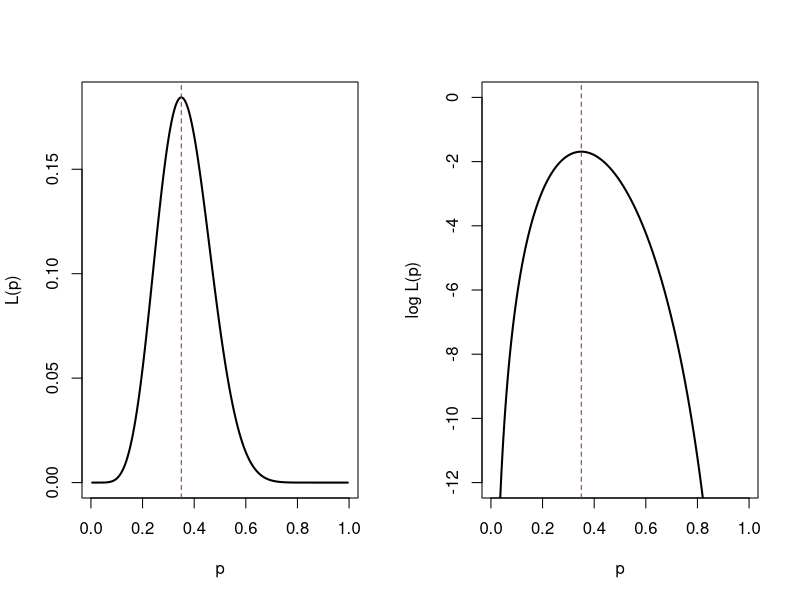
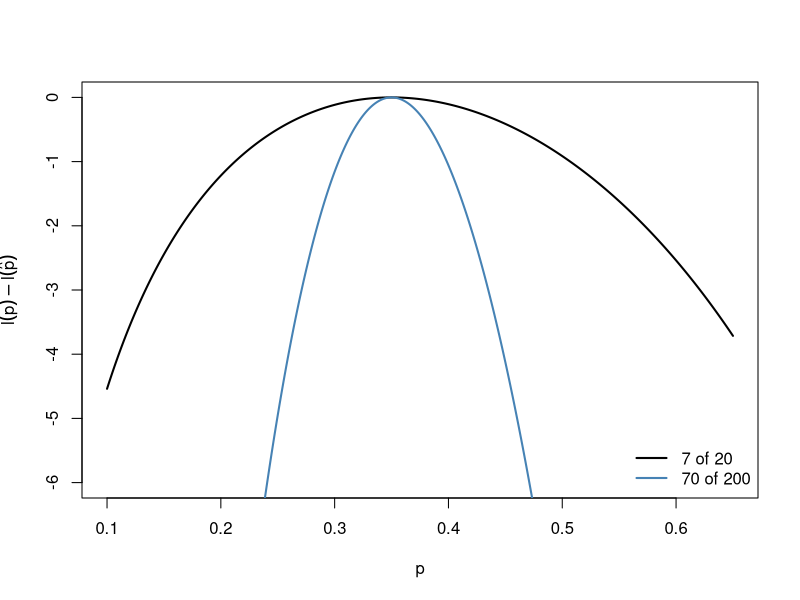
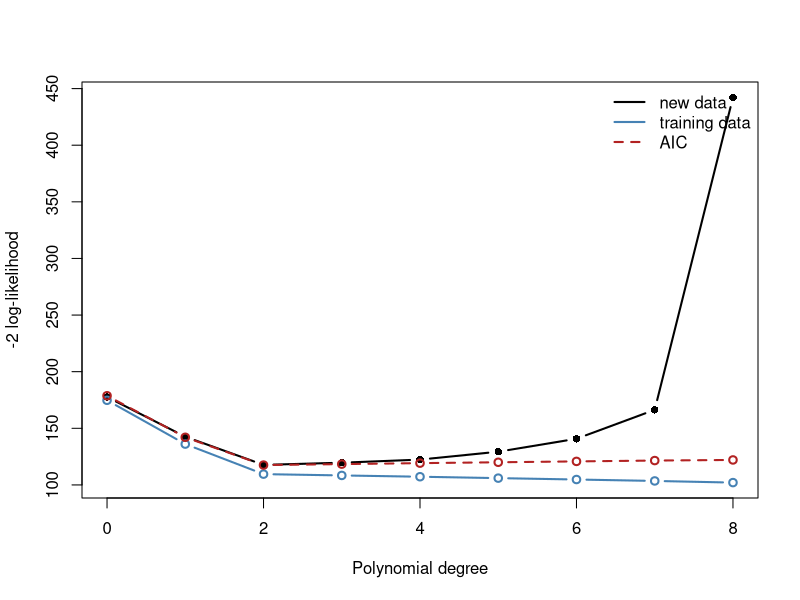

These charts were generated, in order, by the following R code:
## ---- chunk 1
#| fig-height: 3.8
p <- seq(0.005, 0.995, length.out = 500)
op <- par(mfrow = c(1, 2))
plot(p, dbinom(7, 20, p), type = "l", lwd = 2, xlab = "p", ylab = "L(p)")
abline(v = 7 / 20, lty = 2, col = "firebrick")
plot(p, dbinom(7, 20, p, log = TRUE), type = "l", lwd = 2, ylim = c(-12, 0),
     xlab = "p", ylab = "log L(p)")
abline(v = 7 / 20, lty = 2, col = "firebrick")
par(op)
## ---- chunk 2
set.seed(2026)
x <- runif(40, 0, 10)
y <- 3 + 1.5 * x + rnorm(40, 0, 2)
fit <- lm(y ~ x)

n <- length(y); rss <- sum(resid(fit)^2)
ll_by_hand <- -n / 2 * log(2 * pi * rss / n) - n / 2

c(by_hand = ll_by_hand, logLik_in_R = as.numeric(logLik(fit)))
## ---- chunk 3
nll <- function(par) {
  -sum(dnorm(y, par[1] + par[2] * x, exp(par[3]), log = TRUE))
}
opt <- optim(c(0, 0, 0), nll, method = "BFGS")

rbind(optim = c(opt$par[1:2], sigma = exp(opt$par[3])),
      lm    = c(coef(fit), sqrt(rss / n)))
## ---- chunk 4
#| fig-height: 3.8
ell <- function(p, k, n) k * log(p) + (n - k) * log(1 - p)
p <- seq(0.1, 0.65, length.out = 400)

plot(p, ell(p, 7, 20) - ell(0.35, 7, 20), type = "l", lwd = 2, ylim = c(-6, 0),
     xlab = "p", ylab = expression(l(p) - l(hat(p))))
lines(p, ell(p, 70, 200) - ell(0.35, 70, 200), lwd = 2, col = "steelblue")
legend("bottomright", c("7 of 20", "70 of 200"), col = c("black", "steelblue"),
       lwd = 2, bty = "n")
## ---- chunk 5
kl <- function(p, q) sum(ifelse(p > 0, p * log(p / q), 0))

p <- c(A = 0.4, C = 0.1, G = 0.1, T = 0.4)
q <- rep(0.25, 4)

rbind(contribution = p * log(p / q))
c(D_p_q = kl(p, q), D_q_p = kl(q, p))
## ---- chunk 6
kl_bern <- function(a, b) a * log(a / b) + (1 - a) * log((1 - a) / (1 - b))
a <- 0.35
d <- c(0.1, 0.05, 0.01)
round(rbind(exact = kl_bern(a, a + d), approx = 0.5 * d^2 / (a * (1 - a))), 6)
## ---- chunk 7
set.seed(11)
sim_y <- function(x) 2 + 1.5 * x - 0.8 * x^2 + rnorm(length(x))
degs  <- 0:8
n     <- 40
R     <- 500

dev2 <- function(y, mu, s2) -2 * sum(dnorm(y, mu, sqrt(s2), log = TRUE))

train <- test <- aic <- matrix(NA, R, length(degs))
xnew <- runif(2000, -2, 2); ynew <- sim_y(xnew)

for (r in 1:R) {
  x <- runif(n, -2, 2); y <- sim_y(x)
  for (j in seq_along(degs)) {
    d <- degs[j]
    f <- if (d == 0) lm(y ~ 1) else lm(y ~ poly(x, d, raw = TRUE))
    s2 <- sum(resid(f)^2) / n
    mu <- predict(f, newdata = data.frame(x = xnew))
    train[r, j] <- dev2(y, fitted(f), s2)
    test[r, j]  <- dev2(ynew, mu, s2) * n / 2000   # scaled to n observations
    aic[r, j]   <- AIC(f)
  }
}

k <- degs + 2       # coefficients plus the variance
tab <- rbind(degree = degs, k = k,
             training = colMeans(train), new_data = colMeans(test),
             AIC = colMeans(aic), optimism = colMeans(test - train),
             two_k = 2 * k)
round(tab, 1)
## ---- chunk 8
plot(degs, colMeans(test), type = "b", pch = 16, lwd = 2,
     ylim = range(colMeans(train), colMeans(test)),
     xlab = "Polynomial degree", ylab = "-2 log-likelihood")
lines(degs, colMeans(train), type = "b", col = "steelblue", lwd = 2)
lines(degs, colMeans(aic), type = "b", col = "firebrick", lwd = 2, lty = 2)
legend("topright", c("new data", "training data", "AIC"), bty = "n", lwd = 2,
       lty = c(1, 1, 2), col = c("black", "steelblue", "firebrick"))
## ---- chunk 9
set.seed(3)
n_o <- 40; p_o <- 6; sig <- 1
Xo  <- cbind(1, matrix(rnorm(n_o * (p_o - 1)), n_o))
mu  <- drop(Xo %*% rnorm(p_o))
Ho  <- Xo %*% solve(t(Xo) %*% Xo) %*% t(Xo)

gap <- replicate(5000, {
  y_o   <- mu + rnorm(n_o, 0, sig)
  y_hat <- drop(Ho %*% y_o)
  y_new <- mu + rnorm(n_o, 0, sig)
  c(train = sum((y_o - y_hat)^2), new = sum((y_new - y_hat)^2))
})

c(rowMeans(gap), optimism = unname(diff(rowMeans(gap))),
  theory_train = (n_o - p_o) * sig^2, theory_new = (n_o + p_o) * sig^2,
  theory_optimism = 2 * p_o * sig^2)
## ---- chunk 10
set.seed(5)
x <- runif(40, -2, 2); y <- sim_y(x)
models <- lapply(1:5, function(d) lm(y ~ poly(x, d, raw = TRUE)))

a  <- sapply(models, AIC)
dA <- a - min(a)
w  <- exp(-dA / 2) / sum(exp(-dA / 2))

round(rbind(degree = 1:5, k = sapply(models, function(m) attr(logLik(m), "df")),
            AIC = a, delta = dA, weight = w), 2)
